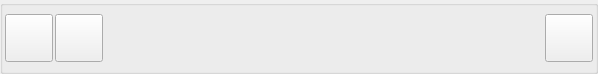
<?xml version="1.0" encoding="UTF-8"?>
<ui version="4.0">
 <class>ShareOfferListItemUi</class>
 <widget class="QWidget" name="ShareOfferListItemUi">
  <property name="geometry">
   <rect>
    <x>0</x>
    <y>0</y>
    <width>598</width>
    <height>74</height>
   </rect>
  </property>
  <property name="sizePolicy">
   <sizepolicy hsizetype="Expanding" vsizetype="Minimum">
    <horstretch>0</horstretch>
    <verstretch>0</verstretch>
   </sizepolicy>
  </property>
  <property name="minimumSize">
   <size>
    <width>0</width>
    <height>0</height>
   </size>
  </property>
  <property name="maximumSize">
   <size>
    <width>16777215</width>
    <height>16777215</height>
   </size>
  </property>
  <property name="font">
   <font>
    <pointsize>8</pointsize>
   </font>
  </property>
  <property name="windowTitle">
   <string>Form</string>
  </property>
  <property name="styleSheet">
   <string notr="true"/>
  </property>
  <layout class="QGridLayout" name="gridLayout">
   <property name="leftMargin">
    <number>0</number>
   </property>
   <property name="topMargin">
    <number>0</number>
   </property>
   <property name="rightMargin">
    <number>0</number>
   </property>
   <property name="bottomMargin">
    <number>0</number>
   </property>
   <property name="spacing">
    <number>0</number>
   </property>
   <item row="0" column="0">
    <widget class="QGroupBox" name="groupBox">
     <property name="title">
      <string notr="true"/>
     </property>
     <layout class="QHBoxLayout" name="horizontalLayout">
      <property name="spacing">
       <number>2</number>
      </property>
      <property name="leftMargin">
       <number>2</number>
      </property>
      <property name="topMargin">
       <number>2</number>
      </property>
      <property name="rightMargin">
       <number>2</number>
      </property>
      <property name="bottomMargin">
       <number>2</number>
      </property>
      <item>
       <widget class="VxPushButton" name="m_AvatarButton">
        <property name="sizePolicy">
         <sizepolicy hsizetype="Fixed" vsizetype="Fixed">
          <horstretch>0</horstretch>
          <verstretch>0</verstretch>
         </sizepolicy>
        </property>
        <property name="minimumSize">
         <size>
          <width>48</width>
          <height>48</height>
         </size>
        </property>
        <property name="maximumSize">
         <size>
          <width>48</width>
          <height>48</height>
         </size>
        </property>
        <property name="text">
         <string notr="true"/>
        </property>
        <property name="iconSize">
         <size>
          <width>48</width>
          <height>48</height>
         </size>
        </property>
       </widget>
      </item>
      <item>
       <widget class="VxPushButton" name="m_FriendshipButton">
        <property name="sizePolicy">
         <sizepolicy hsizetype="Fixed" vsizetype="Fixed">
          <horstretch>0</horstretch>
          <verstretch>0</verstretch>
         </sizepolicy>
        </property>
        <property name="minimumSize">
         <size>
          <width>48</width>
          <height>48</height>
         </size>
        </property>
        <property name="maximumSize">
         <size>
          <width>48</width>
          <height>48</height>
         </size>
        </property>
        <property name="text">
         <string notr="true"/>
        </property>
        <property name="iconSize">
         <size>
          <width>48</width>
          <height>48</height>
         </size>
        </property>
       </widget>
      </item>
      <item>
       <layout class="QVBoxLayout" name="ButtonTextVerticalLayout">
        <property name="spacing">
         <number>0</number>
        </property>
        <property name="leftMargin">
         <number>2</number>
        </property>
        <property name="topMargin">
         <number>2</number>
        </property>
        <property name="bottomMargin">
         <number>2</number>
        </property>
        <item>
         <layout class="QHBoxLayout" name="TitleHorizontalLayout">
          <property name="spacing">
           <number>0</number>
          </property>
          <property name="leftMargin">
           <number>0</number>
          </property>
          <item>
           <widget class="QLabel" name="TitlePart1">
            <property name="font">
             <font>
              <pointsize>8</pointsize>
              <weight>50</weight>
              <italic>false</italic>
              <bold>false</bold>
             </font>
            </property>
            <property name="text">
             <string/>
            </property>
           </widget>
          </item>
          <item>
           <widget class="QLabel" name="TitlePart2">
            <property name="text">
             <string/>
            </property>
           </widget>
          </item>
          <item>
           <spacer name="horizontalSpacer">
            <property name="orientation">
             <enum>Qt::Horizontal</enum>
            </property>
            <property name="sizeHint" stdset="0">
             <size>
              <width>40</width>
              <height>20</height>
             </size>
            </property>
           </spacer>
          </item>
         </layout>
        </item>
        <item>
         <layout class="QHBoxLayout" name="DescHorizontalLayout">
          <property name="spacing">
           <number>0</number>
          </property>
          <item>
           <widget class="QLabel" name="DescPart1">
            <property name="text">
             <string/>
            </property>
           </widget>
          </item>
          <item>
           <widget class="QLabel" name="DescPart2">
            <property name="text">
             <string/>
            </property>
           </widget>
          </item>
          <item>
           <spacer name="horizontalSpacer_2">
            <property name="orientation">
             <enum>Qt::Horizontal</enum>
            </property>
            <property name="sizeHint" stdset="0">
             <size>
              <width>40</width>
              <height>20</height>
             </size>
            </property>
           </spacer>
          </item>
         </layout>
        </item>
        <item>
         <widget class="QLabel" name="TodLabel">
          <property name="sizePolicy">
           <sizepolicy hsizetype="Preferred" vsizetype="Preferred">
            <horstretch>0</horstretch>
            <verstretch>0</verstretch>
           </sizepolicy>
          </property>
          <property name="font">
           <font>
            <pointsize>8</pointsize>
            <weight>50</weight>
            <italic>false</italic>
            <bold>false</bold>
           </font>
          </property>
          <property name="frameShape">
           <enum>QFrame::NoFrame</enum>
          </property>
          <property name="lineWidth">
           <number>0</number>
          </property>
          <property name="text">
           <string/>
          </property>
         </widget>
        </item>
       </layout>
      </item>
      <item>
       <widget class="VxPushButton" name="m_MenuButton">
        <property name="sizePolicy">
         <sizepolicy hsizetype="Fixed" vsizetype="Fixed">
          <horstretch>0</horstretch>
          <verstretch>0</verstretch>
         </sizepolicy>
        </property>
        <property name="minimumSize">
         <size>
          <width>48</width>
          <height>48</height>
         </size>
        </property>
        <property name="maximumSize">
         <size>
          <width>48</width>
          <height>48</height>
         </size>
        </property>
        <property name="text">
         <string notr="true"/>
        </property>
        <property name="iconSize">
         <size>
          <width>48</width>
          <height>48</height>
         </size>
        </property>
       </widget>
      </item>
     </layout>
    </widget>
   </item>
  </layout>
 </widget>
 <customwidgets>
  <customwidget>
   <class>VxPushButton</class>
   <extends>QPushButton</extends>
   <header>VxPushButton.h</header>
  </customwidget>
 </customwidgets>
 <resources/>
 <connections/>
</ui>
